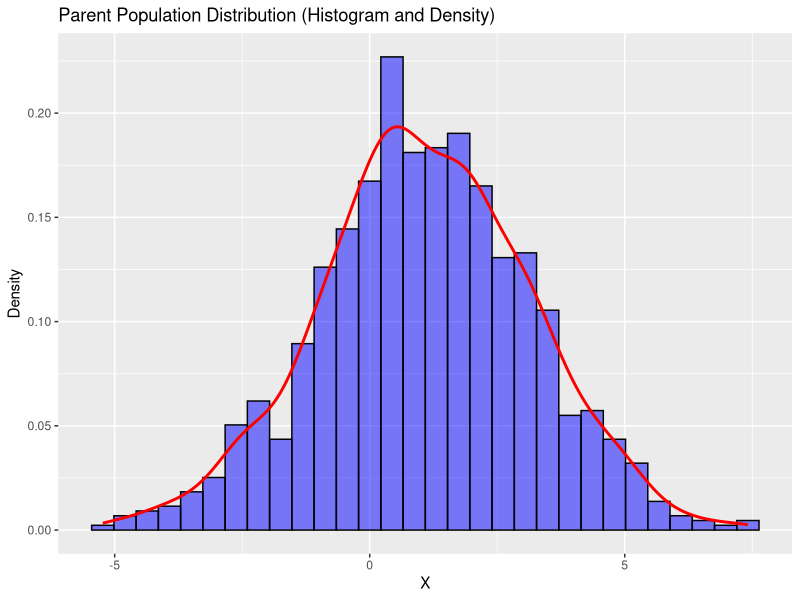
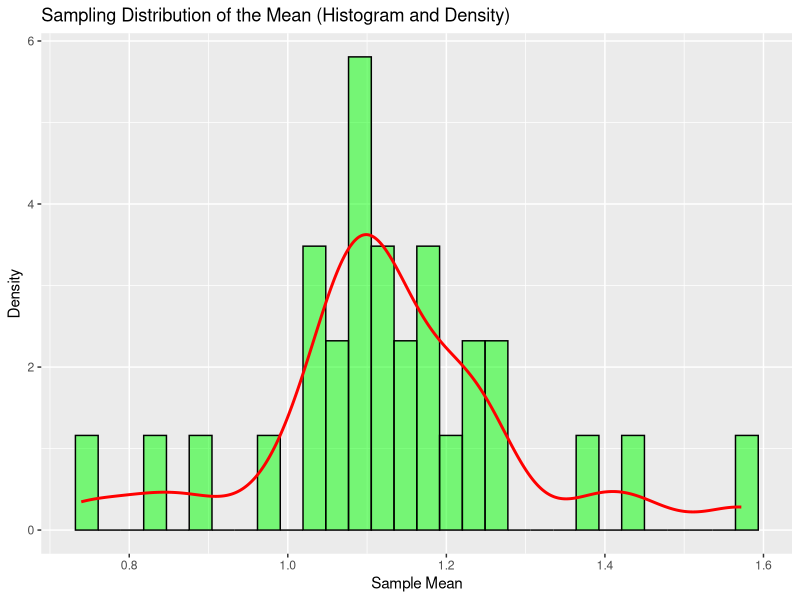

The R script that drew these images, in order:
#install.packages('ggplot2')
library(stats)
library(ggplot2)
library(dplyr)

# Generate a parent population
generate_parent_pop <- function(type_of_distribution, number_of_obs = 1000, mean = 1, std = 2, min = 0, max =1, rate = 0.5, 
                                size = 10 , prob = 0.5, lambda = 10, df = 3){
  if (type_of_distribution == 'normal'){
    df <- data.frame(X = rnorm(number_of_obs, mean = mean, sd = std))
  } else if (type_of_distribution == 'uniform') {
    df <- data.frame(X = runif(number_of_obs, min, max))
  } else if (type_of_distribution == 'exponential') {
    df <- data.frame(X = rexp(number_of_obs, rate))
  } else if (type_of_distribution == 'binomial') {
    df <- data.frame(X = rbinom(number_of_obs, size, prob))
  } else if (type_of_distribution == 'poisson') {
    df <- data.frame(X = rpois(number_of_obs, lambda))
  } else if (type_of_distribution == 'chisquare'){
    df <- data.frame(X = rchisq (number_of_obs, df))
  }
}
df = generate_parent_pop(type_of_distribution = 'normal')

# Plot the parent population distribution using a histogram with density curve
ggplot(df, aes(x = X)) + 
  geom_histogram(aes(y = ..density..), bins = 30, fill = 'blue', alpha = 0.5, color = 'black') + 
  geom_density(color = 'red', size = 1) + 
  ggtitle("Parent Population Distribution (Histogram and Density)") + 
  xlab("X") + 
  ylab("Density")

# Resampling: Number of samples and sample size
sampling_means <- function(number_of_samples, parent_pop_df, sample_size) {
  sampled_means <- numeric(number_of_samples)
  
  for (i in 1:number_of_samples) {
    sample_df <- sample_n(parent_pop_df, sample_size, replace = TRUE)
    sampled_means[i] <- mean(sample_df$X)
  }
  
  return(data.frame(X_mean = sampled_means))
}

# Generate sampled means from the parent population
sampled_dist <- sampling_means(30, df, 150)
sampled_mean = mean(sampled_dist$X_mean); sampled_mean
sample_std = sd(sampled_dist$X_mean); sample_std

# Plot the sampling distribution using a histogram with density curve
ggplot(sampled_dist, aes(x = X_mean)) + 
  geom_histogram(aes(y = ..density..), bins = 30, fill = 'green', alpha = 0.5, color = 'black') + 
  geom_density(color = 'red', size = 1) + 
  ggtitle("Sampling Distribution of the Mean (Histogram and Density)") + 
  xlab("Sample Mean") + 
  ylab("Density")
